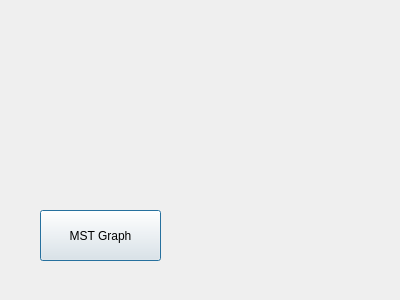
<?xml version="1.0" encoding="UTF-8"?>
<ui version="4.0">
 <class>graphMST</class>
 <widget class="QDialog" name="graphMST">
  <property name="geometry">
   <rect>
    <x>0</x>
    <y>0</y>
    <width>400</width>
    <height>300</height>
   </rect>
  </property>
  <property name="windowTitle">
   <string>Dialog</string>
  </property>
  <widget class="QPushButton" name="pushButton">
   <property name="geometry">
    <rect>
     <x>40</x>
     <y>210</y>
     <width>121</width>
     <height>51</height>
    </rect>
   </property>
   <property name="text">
    <string>MST Graph</string>
   </property>
  </widget>
 </widget>
 <resources/>
 <connections/>
</ui>
